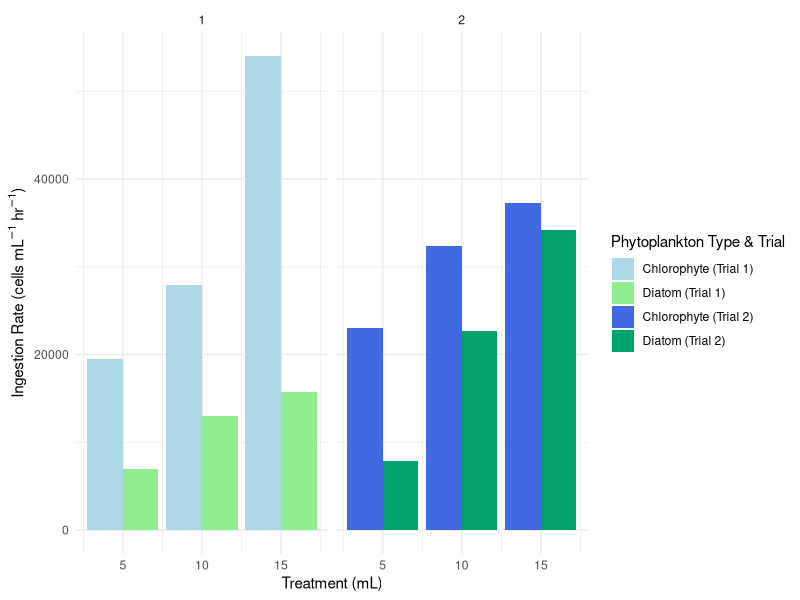
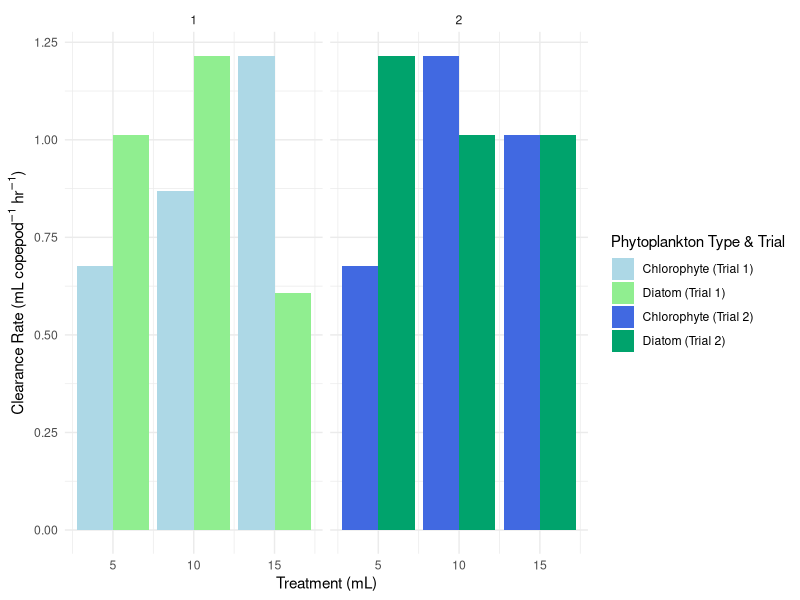

Generate these figures, in order, with R:
## ---- chunk 1
lab_data <- read.csv("lab_data.csv")
lab_data <- na.omit(lab_data)
lab_df <- as.data.frame(lab_data)
treatment <- as.factor(lab_df$Treatment)
trial <- as.factor(lab_df$Trial)
library(ggplot2)
library(dplyr)
## ---- chunk 2
# Load necessary libraries
library(ggplot2)
library(tidyr)

# Assuming your data is in 'lab_data' with columns: Treatment, Trial, Ingestion_Diat, Ingestion_Chloro
# Reshape data to long format, keeping 'Trial' as a variable
lab_data_long <- lab_data %>%
  pivot_longer(cols = c(Ingestion_Diat, Ingestion_Chloro), 
               names_to = "Measurement", 
               values_to = "Value")

# Ensure 'Trial' is a factor (if not already)
lab_data_long$Trial <- as.factor(lab_data_long$Trial)

# Create the bar chart with facet_wrap to separate trials
ingestion_plot <- ggplot(lab_data_long, aes(x = Treatment, y = Value, fill = interaction(Measurement, Trial))) +
  geom_bar(stat = "identity", position = "dodge") +  # 'dodge' to place bars side by side
  theme_minimal() +
  labs(
    x = "Treatment (mL)",
    y = expression("Ingestion Rate (cells" ~ mL^{-1} * ~ hr^{-1} * ")"),
    title = NULL,
    fill = "Phytoplankton Type & Trial"  # Custom legend title
  ) +
  scale_fill_manual(
    values = c(
      "Ingestion_Diat.1" = "lightgreen", "Ingestion_Chloro.1" = "lightblue", 
      "Ingestion_Diat.2" = "#00A36C", "Ingestion_Chloro.2" = "#4169E1"
    ),
    labels = c(
      "Ingestion_Diat.1" = "Diatom (Trial 1)", "Ingestion_Chloro.1" = "Chlorophyte (Trial 1)",
      "Ingestion_Diat.2" = "Diatom (Trial 2)", "Ingestion_Chloro.2" = "Chlorophyte (Trial 2)"
    )
  ) +
  facet_wrap(~ Trial)  # Facets for each trial

# Print the plot
print(ingestion_plot)

## ---- chunk 3
# Load necessary libraries
library(ggplot2)
library(tidyr)

# Assuming your data is in 'lab_data' with columns: Treatment, Trial, Ingestion_Diat, Ingestion_Chloro
# Reshape data to long format, keeping 'Trial' as a variable
lab_data_long <- lab_data %>%
  pivot_longer(cols = c(Clearance_Diat, Clearance_Chloro), 
               names_to = "Measurement", 
               values_to = "Value")

# Ensure 'Trial' is a factor (if not already)
lab_data_long$Trial <- as.factor(lab_data_long$Trial)

# Create the bar chart with facet_wrap to separate trials
clearance_plot <- ggplot(lab_data_long, aes(x = Treatment, y = Value, fill = interaction(Measurement, Trial))) +
  geom_bar(stat = "identity", position = "dodge") +  # 'dodge' to place bars side by side
  theme_minimal() +
  labs(
    x = "Treatment (mL)",
    y = expression("Clearance Rate (mL" ~ copepod^{-1} * ~ hr^{-1} * ")"),
    title = NULL,
    fill = "Phytoplankton Type & Trial"  # Custom legend title
  ) +
  scale_fill_manual(
    values = c(
      "Clearance_Diat.1" = "lightgreen", "Clearance_Chloro.1" = "lightblue", 
      "Clearance_Diat.2" = "#00A36C", "Clearance_Chloro.2" = "#4169E1"
    ),
    labels = c(
      "Clearance_Diat.1" = "Diatom (Trial 1)", "Clearance_Chloro.1" = "Chlorophyte (Trial 1)",
      "Clearance_Diat.2" = "Diatom (Trial 2)", "Clearance_Chloro.2" = "Chlorophyte (Trial 2)"
    )
  ) +
  facet_wrap(~ Trial)  # Facets for each trial

# Print the plot
print(clearance_plot)
